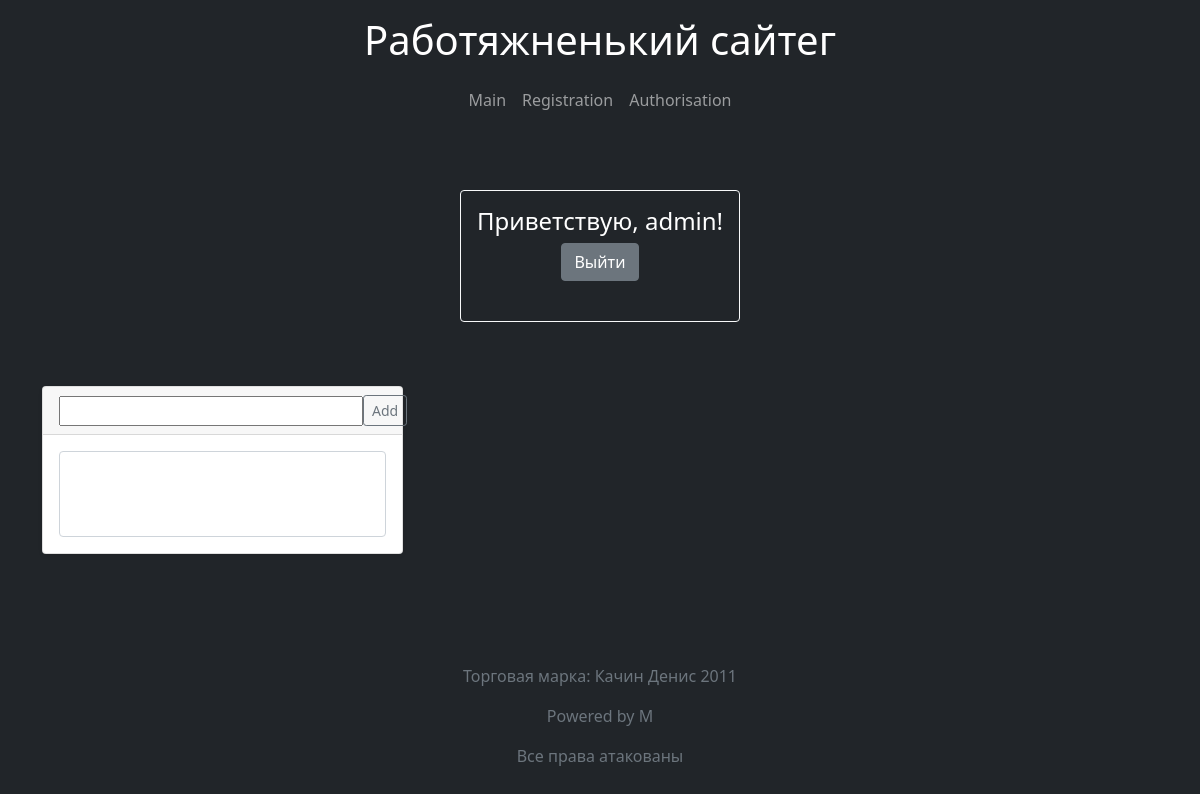
Before: /main.php (signed in) with the older database file.
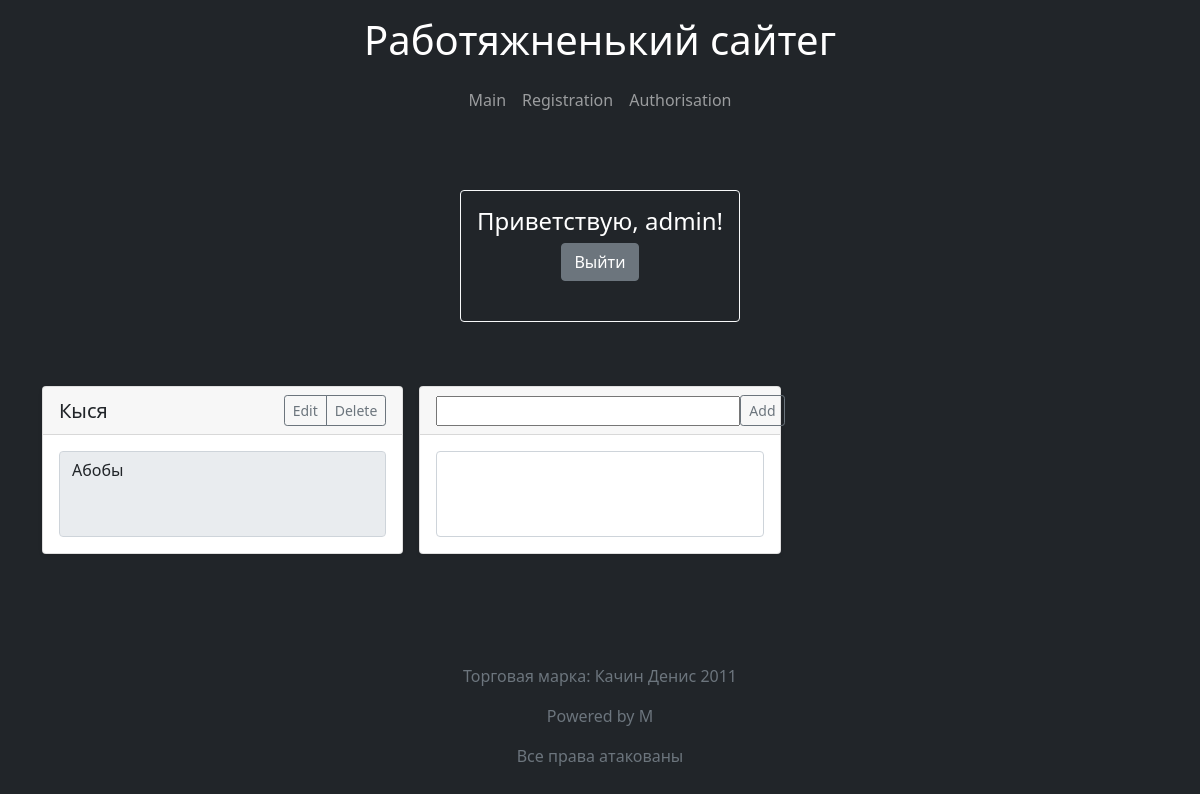
After: the same page with the newer database file.
### tables this page shows
CREATE TABLE `card` (
  `id` int(11) NOT NULL,
  `login` varchar(50) NOT NULL,
  `name` varchar(50) NOT NULL,
  `description` varchar(200) NOT NULL
);

### main.php (the view, shortened to what this page needs)
<?php
    $l = "Вы не вошли :(";
    if(isset($_SESSION["login"]) && isset($_SESSION["password"]))
    {
        $l = "Приветствую, ".$_SESSION["login"]."!";
        try
        {
            $db = new PDO('mysql:host=localhost;dbname=users', 'root', '');
        } catch (PDOException $e)
        {
            print "Error!: ".$e->getMessage();
            die();
        }
    }
?>
<main>
    <div class="card text-white bg-dark mb-3 d-inline-block border-light" style="max-width: 20rem;">
    <div class="card-body">
        <h4 class="card-title">
            <?php print($l); ?>
        </h4>
        <?php
            if(isset($_SESSION["login"]) && isset($_SESSION["password"]))
            {
                ?>
                    <form class="form-inline">
                        <div class="d-flex justify-content-around align-items-center">
                            <button type="submit" name="sub" value="del" class="btn btn-primary btn-secondary mb-2">Выйти</button>
                        </div>
                    </form>
                    </div>
                    </div>
                    <div class="album py-5 text-dark bg-dark">
                    <div class="container">
                    <div class="row row-cols-1 row-cols-sm-2 row-cols-md-3 g-3">
                <?php
                $stmt = $db->prepare("SELECT * FROM card WHERE `login` = ?");
                $stmt->execute([$_SESSION["login"]]);
                while($row = $stmt->fetch(PDO::FETCH_ASSOC))
                {
                    ?>
                            <div class="col">
                            <div class="card shadow-sm">
                                <form style="margin: 0">
                                <div class="card-header" role="tab" id="headingOne">
                                    <div class="d-flex justify-content-between align-items-center">
                                        <h5 class="mb-0">
                                            <?php print($row['name']); ?>
                                        </h5>
                                        <div class="btn-group">
                                            <button type="button" class="btn btn-sm btn-outline-secondary"><a class="text-decoration-none" style="color: inherit" href="edit.php?l=<?php print($row['id']);?>">Edit</a></button>
                                            <button type="submit" name="del" value="<?php print($row['id']);?>" class="btn btn-sm btn-outline-secondary">Delete</button>
                                        </div>
                                    </div>
                                </div>
                                <div class="card-body">
                                    <textarea class="form-control " id="exampleFormControlTextarea1" rows="3" style="resize: none" readonly><?php print($row['description']);?></textarea>
                                </div>
                                </form>
                            </div>
                            </div>
                    <?php
                }
                ?>
                <div class="col">
                <div class="card shadow-sm">
                    <form style="margin: 0" method="POST">
                        <div class="card-header" role="tab" id="headingOne">
                            <div class="d-flex justify-content-between align-items-center">
                                <h5 class="mb-0">
                                    <input type="text" name="name">
                                </h5>
                                <div class="btn-group">
                                    <button type="submit" name="add" value="new" class="btn btn-sm btn-outline-secondary">Add</button>
                                </div>
                            </div>
                        </div>
                        <div class="card-body">
                            <textarea class="form-control" name="desc" id="exampleFormControlTextarea1" rows="3" style="resize: none;"></textarea>
                        </div>
                    </form>
                </div>
                </div>
                </div>
                <?php
            }
        ?>
    </div>
    </div>
</main>

Changed rows visible on the page:
added card: name "Кыся", $row['id'] 26 (drawn), description "Абобы"
